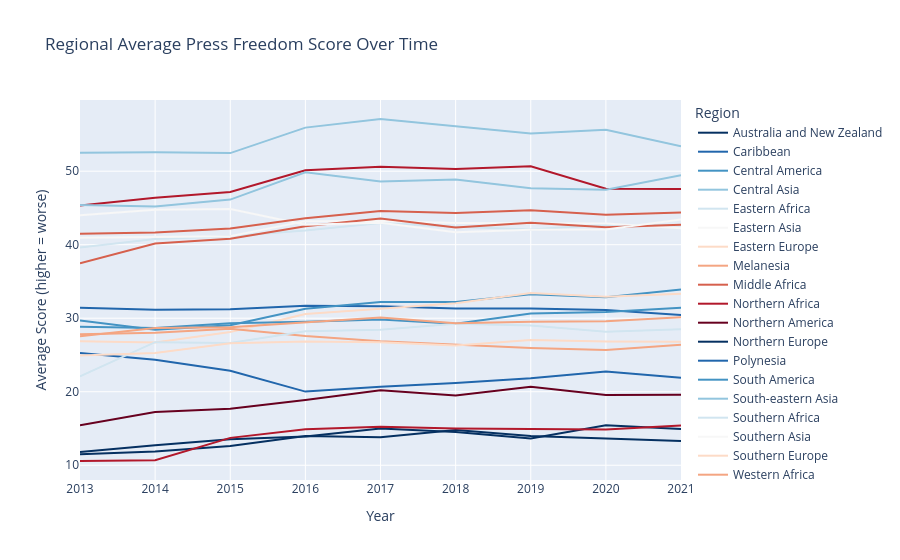

Notebook cell for this chart:
### Markdown cell above
### 10. Regional Trends Over Time

We examine how regional average press freedom scores have evolved across the study period.

### Code cell
regional_annual = (
    df.groupby(['Year', 'Region'])['Score']
      .mean()
      .reset_index()
)

regions = sorted(regional_annual['Region'].unique())

fig = px.line(
    regional_annual,
    x='Year',
    y='Score',
    color='Region',
    color_discrete_sequence=px.colors.diverging.RdBu_r,
    title='Regional Average Press Freedom Score Over Time',
    labels={'Score': 'Average Score (higher = worse)'}
)

fig.show()

### Figure 1 — Plotly figure (JSON) as saved in the notebook; plotly's stock layout.template omitted (floating-point values rounded to 4 significant figures)
{"data": [{"hovertemplate": "Region=Australia and New Zealand<br>Year=%{x}<br>Average Score (higher = worse)=%{y}<extra></extra>", "legendgroup": "Australia and New Zealand", "line": {"color": "rgb(5,48,97)", "dash": "solid"}, "marker": {"symbol": "circle"}, "mode": "lines", "name": "Australia and New Zealand", "orientation": "v", "showlegend": true, "type": "scatter", "x": [2013, 2014, 2015, 2016, 2017, 2018, 2019, 2020, 2021], "xaxis": "x", "y": [11.81, 12.73, 13.55, 13.93, 15.0, 14.54, 13.65, 15.45, 14.91], "yaxis": "y"}, {"hovertemplate": "Region=Caribbean<br>Year=%{x}<br>Average Score (higher = worse)=%{y}<extra></extra>", "legendgroup": "Caribbean", "line": {"color": "rgb(33,102,172)", "dash": "solid"}, "marker": {"symbol": "circle"}, "mode": "lines", "name": "Caribbean", "orientation": "v", "showlegend": true, "type": "scatter", "x": [2013, 2014, 2015, 2016, 2017, 2018, 2019, 2020, 2021], "xaxis": "x", "y": [31.41, 31.16, 31.23, 31.71, 31.64, 31.33, 31.32, 31.13, 30.43], "yaxis": "y"}, {"hovertemplate": "Region=Central America<br>Year=%{x}<br>Average Score (higher = worse)=%{y}<extra></extra>", "legendgroup": "Central America", "line": {"color": "rgb(67,147,195)", "dash": "solid"}, "marker": {"symbol": "circle"}, "mode": "lines", "name": "Central America", "orientation": "v", "showlegend": true, "type": "scatter", "x": [2013, 2014, 2015, 2016, 2017, 2018, 2019, 2020, 2021], "xaxis": "x", "y": [29.69, 28.44, 29.03, 31.29, 32.22, 32.2, 33.26, 32.84, 33.91], "yaxis": "y"}, {"hovertemplate": "Region=Central Asia<br>Year=%{x}<br>Average Score (higher = worse)=%{y}<extra></extra>", "legendgroup": "Central Asia", "line": {"color": "rgb(146,197,222)", "dash": "solid"}, "marker": {"symbol": "circle"}, "mode": "lines", "name": "Central Asia", "orientation": "v", "showlegend": true, "type": "scatter", "x": [2013, 2014, 2015, 2016, 2017, 2018, 2019, 2020, 2021], "xaxis": "x", "y": [52.5, 52.57, 52.46, 55.93, 57.1, 56.1, 55.14, 55.63, 53.39], "yaxis": "y"}, {"hovertemplate": "Region=Eastern Africa<br>Year=%{x}<br>Average Score (higher = worse)=%{y}<extra></extra>", "legendgroup": "Eastern Africa", "line": {"color": "rgb(209,229,240)", "dash": "solid"}, "marker": {"symbol": "circle"}, "mode": "lines", "name": "Eastern Africa", "orientation": "v", "showlegend": true, "type": "scatter", "x": [2013, 2014, 2015, 2016, 2017, 2018, 2019, 2020, 2021], "xaxis": "x", "y": [39.61, 40.79, 41.14, 41.93, 42.97, 42.45, 42.07, 42.71, 42.64], "yaxis": "y"}, {"hovertemplate": "Region=Eastern Asia<br>Year=%{x}<br>Average Score (higher = worse)=%{y}<extra></extra>", "legendgroup": "Eastern Asia", "line": {"color": "rgb(247,247,247)", "dash": "solid"}, "marker": {"symbol": "circle"}, "mode": "lines", "name": "Eastern Asia", "orientation": "v", "showlegend": true, "type": "scatter", "x": [2013, 2014, 2015, 2016, 2017, 2018, 2019, 2020, 2021], "xaxis": "x", "y": [40.93, 41.03, 41.16, 43.21, 43.21, 42.97, 42.97, 42.89, 42.23], "yaxis": "y"}, {"hovertemplate": "Region=Eastern Europe<br>Year=%{x}<br>Average Score (higher = worse)=%{y}<extra></extra>", "legendgroup": "Eastern Europe", "line": {"color": "rgb(253,219,199)", "dash": "solid"}, "marker": {"symbol": "circle"}, "mode": "lines", "name": "Eastern Europe", "orientation": "v", "showlegend": true, "type": "scatter", "x": [2013, 2014, 2015, 2016, 2017, 2018, 2019, 2020, 2021], "xaxis": "x", "y": [26.88, 26.7, 28.11, 30.58, 31.29, 32.04, 33.42, 32.91, 33.33], "yaxis": "y"}, {"hovertemplate": "Region=Melanesia<br>Year=%{x}<br>Average Score (higher = worse)=%{y}<extra></extra>", "legendgroup": "Melanesia", "line": {"color": "rgb(244,165,130)", "dash": "solid"}, "marker": {"symbol": "circle"}, "mode": "lines", "name": "Melanesia", "orientation": "v", "showlegend": true, "type": "scatter", "x": [2013, 2014, 2015, 2016, 2017, 2018, 2019, 2020, 2021], "xaxis": "x", "y": [27.83, 28.02, 28.58, 27.59, 26.86, 26.37, 25.94, 25.67, 26.4], "yaxis": "y"}, {"hovertemplate": "Region=Middle Africa<br>Year=%{x}<br>Average Score (higher = worse)=%{y}<extra></extra>", "legendgroup": "Middle Africa", "line": {"color": "rgb(214,96,77)", "dash": "solid"}, "marker": {"symbol": "circle"}, "mode": "lines", "name": "Middle Africa", "orientation": "v", "showlegend": true, "type": "scatter", "x": [2013, 2014, 2015, 2016, 2017, 2018, 2019, 2020, 2021], "xaxis": "x", "y": [37.48, 40.17, 40.8, 42.51, 43.56, 42.35, 43.0, 42.38, 42.71], "yaxis": "y"}, {"hovertemplate": "Region=Northern Africa<br>Year=%{x}<br>Average Score (higher = worse)=%{y}<extra></extra>", "legendgroup": "Northern Africa", "line": {"color": "rgb(178,24,43)", "dash": "solid"}, "marker": {"symbol": "circle"}, "mode": "lines", "name": "Northern Africa", "orientation": "v", "showlegend": true, "type": "scatter", "x": [2013, 2014, 2015, 2016, 2017, 2018, 2019, 2020, 2021], "xaxis": "x", "y": [45.35, 46.38, 47.17, 50.13, 50.6, 50.3, 50.67, 47.63, 47.59], "yaxis": "y"}, {"hovertemplate": "Region=Northern America<br>Year=%{x}<br>Average Score (higher = worse)=%{y}<extra></extra>", "legendgroup": "Northern America", "line": {"color": "rgb(103,0,31)", "dash": "solid"}, "marker": {"symbol": "circle"}, "mode": "lines", "name": "Northern America", "orientation": "v", "showlegend": true, "type": "scatter", "x": [2013, 2014, 2015, 2016, 2017, 2018, 2019, 2020, 2021], "xaxis": "x", "y": [15.45, 17.24, 17.7, 18.88, 20.2, 19.5, 20.69, 19.57, 19.59], "yaxis": "y"}, {"hovertemplate": "Region=Northern Europe<br>Year=%{x}<br>Average Score (higher = worse)=%{y}<extra></extra>", "legendgroup": "Northern Europe", "line": {"color": "rgb(5,48,97)", "dash": "solid"}, "marker": {"symbol": "circle"}, "mode": "lines", "name": "Northern Europe", "orientation": "v", "showlegend": true, "type": "scatter", "x": [2013, 2014, 2015, 2016, 2017, 2018, 2019, 2020, 2021], "xaxis": "x", "y": [11.5, 11.86, 12.62, 13.96, 13.81, 14.8, 13.97, 13.62, 13.31], "yaxis": "y"}, {"hovertemplate": "Region=Polynesia<br>Year=%{x}<br>Average Score (higher = worse)=%{y}<extra></extra>", "legendgroup": "Polynesia", "line": {"color": "rgb(33,102,172)", "dash": "solid"}, "marker": {"symbol": "circle"}, "mode": "lines", "name": "Polynesia", "orientation": "v", "showlegend": true, "type": "scatter", "x": [2013, 2014, 2015, 2016, 2017, 2018, 2019, 2020, 2021], "xaxis": "x", "y": [25.27, 24.36, 22.84, 20.02, 20.69, 21.19, 21.83, 22.76, 21.91], "yaxis": "y"}, {"hovertemplate": "Region=South America<br>Year=%{x}<br>Average Score (higher = worse)=%{y}<extra></extra>", "legendgroup": "South America", "line": {"color": "rgb(67,147,195)", "dash": "solid"}, "marker": {"symbol": "circle"}, "mode": "lines", "name": "South America", "orientation": "v", "showlegend": true, "type": "scatter", "x": [2013, 2014, 2015, 2016, 2017, 2018, 2019, 2020, 2021], "xaxis": "x", "y": [28.83, 28.69, 29.33, 29.51, 29.84, 29.24, 30.63, 30.86, 31.41], "yaxis": "y"}, {"hovertemplate": "Region=South-eastern Asia<br>Year=%{x}<br>Average Score (higher = worse)=%{y}<extra></extra>", "legendgroup": "South-eastern Asia", "line": {"color": "rgb(146,197,222)", "dash": "solid"}, "marker": {"symbol": "circle"}, "mode": "lines", "name": "South-eastern Asia", "orientation": "v", "showlegend": true, "type": "scatter", "x": [2013, 2014, 2015, 2016, 2017, 2018, 2019, 2020, 2021], "xaxis": "x", "y": [45.4, 45.21, 46.14, 49.85, 48.59, 48.88, 47.69, 47.49, 49.45], "yaxis": "y"}, {"hovertemplate": "Region=Southern Africa<br>Year=%{x}<br>Average Score (higher = worse)=%{y}<extra></extra>", "legendgroup": "Southern Africa", "line": {"color": "rgb(209,229,240)", "dash": "solid"}, "marker": {"symbol": "circle"}, "mode": "lines", "name": "Southern Africa", "orientation": "v", "showlegend": true, "type": "scatter", "x": [2013, 2014, 2015, 2016, 2017, 2018, 2019, 2020, 2021], "xaxis": "x", "y": [22.08, 26.74, 26.62, 28.23, 28.44, 29.23, 29.01, 28.16, 28.5], "yaxis": "y"}, {"hovertemplate": "Region=Southern Asia<br>Year=%{x}<br>Average Score (higher = worse)=%{y}<extra></extra>", "legendgroup": "Southern Asia", "line": {"color": "rgb(247,247,247)", "dash": "solid"}, "marker": {"symbol": "circle"}, "mode": "lines", "name": "Southern Asia", "orientation": "v", "showlegend": true, "type": "scatter", "x": [2013, 2014, 2015, 2016, 2017, 2018, 2019, 2020, 2021], "xaxis": "x", "y": [44.0, 44.76, 44.85, 42.71, 42.98, 41.69, 42.02, 42.07, 43.43], "yaxis": "y"}, {"hovertemplate": "Region=Southern Europe<br>Year=%{x}<br>Average Score (higher = worse)=%{y}<extra></extra>", "legendgroup": "Southern Europe", "line": {"color": "rgb(253,219,199)", "dash": "solid"}, "marker": {"symbol": "circle"}, "mode": "lines", "name": "Southern Europe", "orientation": "v", "showlegend": true, "type": "scatter", "x": [2013, 2014, 2015, 2016, 2017, 2018, 2019, 2020, 2021], "xaxis": "x", "y": [24.93, 25.26, 26.58, 26.84, 26.74, 26.28, 27.04, 26.85, 26.79], "yaxis": "y"}, {"hovertemplate": "Region=Western Africa<br>Year=%{x}<br>Average Score (higher = worse)=%{y}<extra></extra>", "legendgroup": "Western Africa", "line": {"color": "rgb(244,165,130)", "dash": "solid"}, "marker": {"symbol": "circle"}, "mode": "lines", "name": "Western Africa", "orientation": "v", "showlegend": true, "type": "scatter", "x": [2013, 2014, 2015, 2016, 2017, 2018, 2019, 2020, 2021], "xaxis": "x", "y": [27.55, 28.68, 28.78, 29.47, 30.09, 29.31, 29.51, 29.58, 30.14], "yaxis": "y"}, {"hovertemplate": "Region=Western Asia<br>Year=%{x}<br>Average Score (higher = worse)=%{y}<extra></extra>", "legendgroup": "Western Asia", "line": {"color": "rgb(214,96,77)", "dash": "solid"}, "marker": {"symbol": "circle"}, "mode": "lines", "name": "Western Asia", "orientation": "v", "showlegend": true, "type": "scatter", "x": [2013, 2014, 2015, 2016, 2017, 2018, 2019, 2020, 2021], "xaxis": "x", "y": [41.5, 41.65, 42.2, 43.59, 44.57, 44.3, 44.68, 44.08, 44.39], "yaxis": "y"}, {"hovertemplate": "Region=Western Europe<br>Year=%{x}<br>Average Score (higher = worse)=%{y}<extra></extra>", "legendgroup": "Western Europe", "line": {"color": "rgb(178,24,43)", "dash": "solid"}, "marker": {"symbol": "circle"}, "mode": "lines", "name": "Western Europe", "orientation": "v", "showlegend": true, "type": "scatter", "x": [2013, 2014, 2015, 2016, 2017, 2018, 2019, 2020, 2021], "xaxis": "x", "y": [10.58, 10.7, 13.72, 14.91, 15.23, 14.99, 14.94, 14.87, 15.39], "yaxis": "y"}], "layout": {"legend": {"title": {"text": "Region"}, "tracegroupgap": 0}, "title": {"text": "Regional Average Press Freedom Score Over Time"}, "xaxis": {"anchor": "y", "domain": [0, 1], "title": {"text": "Year"}}, "yaxis": {"anchor": "x", "domain": [0, 1], "title": {"text": "Average Score (higher = worse)"}}}}
